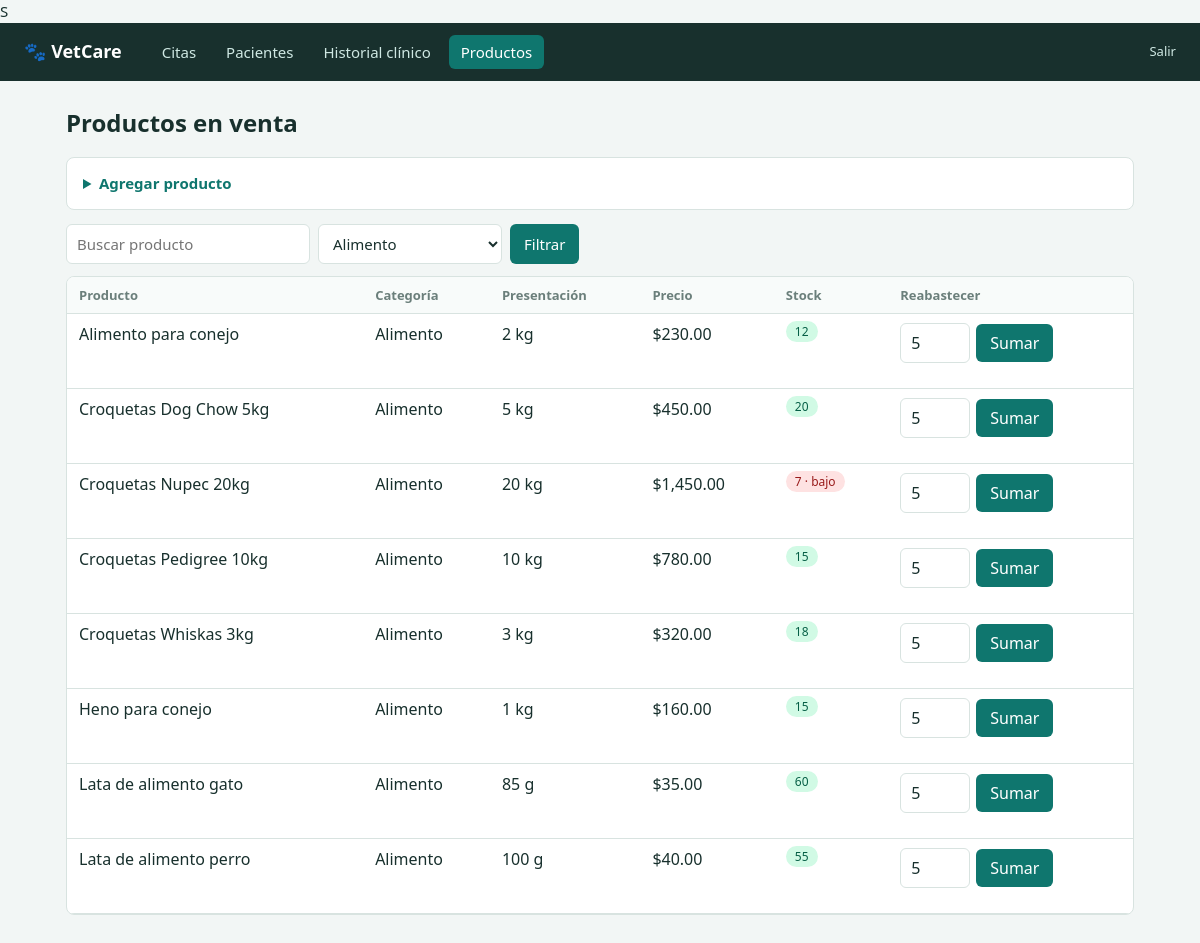
The app's page /productos.php?cat=Alimento (signed in) with its own data.
### tables this page shows
CREATE TABLE `productos` (
  `id_Productos` int(11) NOT NULL,
  `nombre_productos` varchar(150) NOT NULL,
  `categoria` varchar(100) DEFAULT NULL,
  `precio` decimal(10,2) DEFAULT NULL,
  `stock` int(11) DEFAULT NULL,
  `estado` varchar(50) DEFAULT NULL,
  `peso_medida` varchar(50) DEFAULT NULL
);

### productos.php (the view, shortened to what this page needs)
S<?php
require 'config.php';
$cat = $_GET['cat'] ?? '';
$q = '%' . ($_GET['q'] ?? '') . '%';
$s = $pdo->prepare("SELECT * FROM productos WHERE (?='' OR categoria=?) AND nombre_productos LIKE ? ORDER BY categoria, nombre_productos");
$s->execute([$cat, $cat, $q]);
$rows = $s->fetchAll();
$cats = $pdo->query('SELECT DISTINCT categoria FROM productos ORDER BY 1')->fetchAll(PDO::FETCH_COLUMN);
head('Productos en venta'); ?>
<details class="card">
  <summary>Agregar producto</summary>
</details>
<form class="filters"><input name="q" placeholder="Buscar producto" value="<?= e($_GET['q'] ?? '') ?>"><select name="cat">
    <?php foreach ($cats as $c) echo '<option' . ($c === $cat ? ' selected' : '') . '>' . e($c) . '</option>'; ?>
  </select><button>Filtrar</button></form>
<div class="scroll">
  <table>
    <tr>
      <th>Producto</th>
      <th>Categoría</th>
      <th>Presentación</th>
      <th>Precio</th>
      <th>Stock</th>
      <th>Reabastecer</th>
    </tr>
    <?php foreach ($rows as $r): ?><tr>
        <td><?= e($r['nombre_productos']) ?></td>
        <td><?= e($r['categoria']) ?></td>
        <td><?= e($r['peso_medida']) ?></td>
        <td><?= money($r['precio']) ?></td>
        <td><span class="tag <?= $r['stock'] < 10 ? 'cancelada' : 'completada' ?>"><?= (int)$r['stock'] ?><?= $r['stock'] < 10 ? ' · bajo' : '' ?></span></td>
        <td>
          <form method="post" class="inline"><?= tok() ?><input type="hidden" name="id" value="<?= $r['id_Productos'] ?>"><input type="number" name="sumar" value="5" min="1" style="width:70px"><button>Sumar</button></form>
        </td>
      </tr>
    <?php endforeach;
    if (!$rows) echo '<tr><td colspan="6" class="muted">Sin productos.</td></tr>'; ?>
  </table>
</div>

### style.css (style rules this page uses)
:root { --ink: #18302d; --bg: #f2f6f5; --card: #fff; --acc: #0f766e; --line: #d8e3e0; --muted: #6b7f7b; --warn: #b45309 }
* { box-sizing: border-box }
body { margin: 0; font: 15px/1.5 "Segoe UI", system-ui, sans-serif; background: var(--bg); color: var(--ink) }
.card { background: var(--card); border: 1px solid var(--line); border-radius: 8px; padding: 14px 16px; margin-bottom: 14px }
input, select { padding: 8px 10px; border: 1px solid var(--line); border-radius: 6px; font: inherit; color: var(--ink); background: #fff }
button { background: var(--acc); color: #fff; border: 0; border-radius: 6px; padding: 8px 14px; font: inherit; cursor: pointer }
summary { cursor: pointer; font-weight: 600; color: var(--acc) }
.filters { display: flex; gap: 8px; flex-wrap: wrap; margin: 0 0 12px }
.inline { display: flex; gap: 6px; flex-wrap: wrap; align-items: center }
.scroll { overflow-x: auto; background: var(--card); border: 1px solid var(--line); border-radius: 8px }
table { width: 100%; border-collapse: collapse }
th, td { padding: 9px 12px; text-align: left; border-bottom: 1px solid var(--line); vertical-align: top }
th { font-size: 13px; color: var(--muted); background: #f8fbfa }
.tag { padding: 2px 9px; border-radius: 99px; font-size: 12px; background: #e2e8f0 }
.tag.completada { background: #d1fae5; color: #065f46 }
.tag.cancelada { background: #fee2e2; color: #991b1b }

### records on screen
productos: nombre_productos "Alimento para conejo", categoria "Alimento", peso_medida "2 kg", precio "$230.00", stock "12"
productos: nombre_productos "Croquetas Dog Chow 5kg", categoria "Alimento", peso_medida "5 kg", precio "$450.00", stock "20"
productos: nombre_productos "Croquetas Nupec 20kg", categoria "Alimento", peso_medida "20 kg", precio "$1,450.00", stock "7", shows "· bajo"
productos: nombre_productos "Croquetas Pedigree 10kg", categoria "Alimento", peso_medida "10 kg", precio "$780.00", stock "15"
productos: nombre_productos "Croquetas Whiskas 3kg", categoria "Alimento", peso_medida "3 kg", precio "$320.00", stock "18"
productos: nombre_productos "Heno para conejo", categoria "Alimento", peso_medida "1 kg", precio "$160.00", stock "15"
productos: nombre_productos "Lata de alimento gato", categoria "Alimento", peso_medida "85 g", precio "$35.00", stock "60"
productos: nombre_productos "Lata de alimento perro", categoria "Alimento", peso_medida "100 g", precio "$40.00", stock "55"

### other values on screen
$l "Citas"
$l "Pacientes"
$l "Historial clínico"
$l "Productos"
$t "Productos en venta"
form field cat "Alimento"
